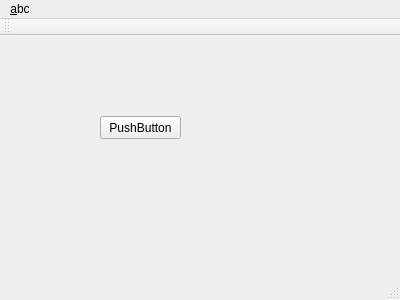
<?xml version="1.0" encoding="UTF-8"?>
<ui version="4.0">
 <class>MainWindow</class>
 <widget class="QMainWindow" name="MainWindow">
  <property name="geometry">
   <rect>
    <x>0</x>
    <y>0</y>
    <width>400</width>
    <height>300</height>
   </rect>
  </property>
  <property name="windowTitle">
   <string>MainWindow</string>
  </property>
  <widget class="QWidget" name="centralWidget">
   <widget class="QPushButton" name="pushButton">
    <property name="geometry">
     <rect>
      <x>100</x>
      <y>80</y>
      <width>81</width>
      <height>23</height>
     </rect>
    </property>
    <property name="text">
     <string>PushButton</string>
    </property>
   </widget>
  </widget>
  <widget class="QMenuBar" name="menuBar">
   <property name="geometry">
    <rect>
     <x>0</x>
     <y>0</y>
     <width>400</width>
     <height>20</height>
    </rect>
   </property>
   <widget class="QMenu" name="menuXxx">
    <property name="title">
     <string>&amp;abc</string>
    </property>
    <addaction name="actionXxx"/>
   </widget>
   <addaction name="menuXxx"/>
  </widget>
  <widget class="QToolBar" name="mainToolBar">
   <attribute name="toolBarArea">
    <enum>TopToolBarArea</enum>
   </attribute>
   <attribute name="toolBarBreak">
    <bool>false</bool>
   </attribute>
  </widget>
  <widget class="QStatusBar" name="statusBar"/>
  <action name="actionXxx">
   <property name="text">
    <string>xxx</string>
   </property>
  </action>
 </widget>
 <layoutdefault spacing="6" margin="11"/>
 <resources/>
 <connections/>
</ui>
